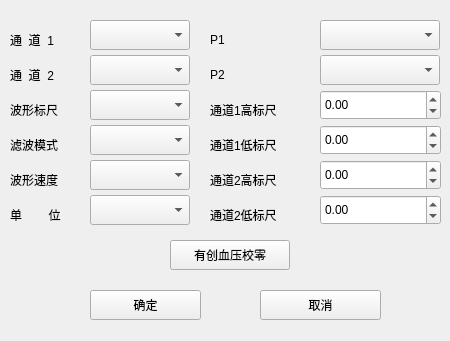
<?xml version="1.0" encoding="UTF-8"?>
<ui version="4.0">
 <class>Form_set_ibp</class>
 <widget class="QWidget" name="Form_set_ibp">
  <property name="geometry">
   <rect>
    <x>0</x>
    <y>0</y>
    <width>450</width>
    <height>341</height>
   </rect>
  </property>
  <property name="windowTitle">
   <string>有创血压设置</string>
  </property>
  <widget class="QLabel" name="label_10">
   <property name="geometry">
    <rect>
     <x>210</x>
     <y>170</y>
     <width>91</width>
     <height>20</height>
    </rect>
   </property>
   <property name="text">
    <string>通道2高标尺</string>
   </property>
  </widget>
  <widget class="QLabel" name="label_12">
   <property name="geometry">
    <rect>
     <x>210</x>
     <y>205</y>
     <width>91</width>
     <height>20</height>
    </rect>
   </property>
   <property name="text">
    <string>通道2低标尺</string>
   </property>
  </widget>
  <widget class="QLabel" name="label_13">
   <property name="geometry">
    <rect>
     <x>10</x>
     <y>205</y>
     <width>71</width>
     <height>20</height>
    </rect>
   </property>
   <property name="text">
    <string>单        位</string>
   </property>
  </widget>
  <widget class="QComboBox" name="comboBox_12">
   <property name="geometry">
    <rect>
     <x>90</x>
     <y>195</y>
     <width>100</width>
     <height>30</height>
    </rect>
   </property>
   <property name="maxVisibleItems">
    <number>3</number>
   </property>
  </widget>
  <widget class="QLabel" name="label_9">
   <property name="geometry">
    <rect>
     <x>10</x>
     <y>135</y>
     <width>71</width>
     <height>20</height>
    </rect>
   </property>
   <property name="text">
    <string>滤波模式</string>
   </property>
  </widget>
  <widget class="QLabel" name="label_4">
   <property name="geometry">
    <rect>
     <x>10</x>
     <y>65</y>
     <width>71</width>
     <height>20</height>
    </rect>
   </property>
   <property name="text">
    <string>通  道  2</string>
   </property>
  </widget>
  <widget class="QLabel" name="label_3">
   <property name="geometry">
    <rect>
     <x>210</x>
     <y>30</y>
     <width>50</width>
     <height>20</height>
    </rect>
   </property>
   <property name="text">
    <string>P1</string>
   </property>
  </widget>
  <widget class="QLabel" name="label_6">
   <property name="geometry">
    <rect>
     <x>210</x>
     <y>100</y>
     <width>91</width>
     <height>20</height>
    </rect>
   </property>
   <property name="text">
    <string>通道1高标尺</string>
   </property>
  </widget>
  <widget class="QComboBox" name="comboBox_4">
   <property name="geometry">
    <rect>
     <x>90</x>
     <y>55</y>
     <width>100</width>
     <height>30</height>
    </rect>
   </property>
   <property name="maxVisibleItems">
    <number>8</number>
   </property>
  </widget>
  <widget class="QComboBox" name="comboBox_10">
   <property name="geometry">
    <rect>
     <x>90</x>
     <y>160</y>
     <width>100</width>
     <height>30</height>
    </rect>
   </property>
   <property name="maxVisibleItems">
    <number>2</number>
   </property>
  </widget>
  <widget class="QLabel" name="label_11">
   <property name="geometry">
    <rect>
     <x>10</x>
     <y>170</y>
     <width>71</width>
     <height>20</height>
    </rect>
   </property>
   <property name="text">
    <string>波形速度</string>
   </property>
  </widget>
  <widget class="QLabel" name="label_5">
   <property name="geometry">
    <rect>
     <x>210</x>
     <y>65</y>
     <width>50</width>
     <height>20</height>
    </rect>
   </property>
   <property name="text">
    <string>P2</string>
   </property>
  </widget>
  <widget class="QComboBox" name="comboBox_2">
   <property name="geometry">
    <rect>
     <x>320</x>
     <y>20</y>
     <width>120</width>
     <height>30</height>
    </rect>
   </property>
   <property name="maxVisibleItems">
    <number>2</number>
   </property>
  </widget>
  <widget class="QComboBox" name="comboBox">
   <property name="geometry">
    <rect>
     <x>90</x>
     <y>20</y>
     <width>100</width>
     <height>30</height>
    </rect>
   </property>
   <property name="maxVisibleItems">
    <number>8</number>
   </property>
  </widget>
  <widget class="QLabel" name="label">
   <property name="geometry">
    <rect>
     <x>10</x>
     <y>30</y>
     <width>71</width>
     <height>20</height>
    </rect>
   </property>
   <property name="text">
    <string>通  道  1</string>
   </property>
  </widget>
  <widget class="QLabel" name="label_8">
   <property name="geometry">
    <rect>
     <x>210</x>
     <y>135</y>
     <width>91</width>
     <height>20</height>
    </rect>
   </property>
   <property name="text">
    <string>通道1低标尺</string>
   </property>
  </widget>
  <widget class="QComboBox" name="comboBox_8">
   <property name="geometry">
    <rect>
     <x>90</x>
     <y>125</y>
     <width>100</width>
     <height>30</height>
    </rect>
   </property>
   <property name="maxVisibleItems">
    <number>2</number>
   </property>
  </widget>
  <widget class="QLabel" name="label_7">
   <property name="geometry">
    <rect>
     <x>10</x>
     <y>100</y>
     <width>71</width>
     <height>20</height>
    </rect>
   </property>
   <property name="text">
    <string>波形标尺</string>
   </property>
  </widget>
  <widget class="QComboBox" name="comboBox_6">
   <property name="geometry">
    <rect>
     <x>90</x>
     <y>90</y>
     <width>100</width>
     <height>30</height>
    </rect>
   </property>
   <property name="maxVisibleItems">
    <number>2</number>
   </property>
  </widget>
  <widget class="QComboBox" name="comboBox_3">
   <property name="geometry">
    <rect>
     <x>320</x>
     <y>55</y>
     <width>120</width>
     <height>30</height>
    </rect>
   </property>
   <property name="maxVisibleItems">
    <number>2</number>
   </property>
  </widget>
  <widget class="QDoubleSpinBox" name="doubleSpinBox">
   <property name="geometry">
    <rect>
     <x>320</x>
     <y>90</y>
     <width>121</width>
     <height>30</height>
    </rect>
   </property>
   <property name="minimum">
    <double>-999.000000000000000</double>
   </property>
   <property name="maximum">
    <double>999.990000000000009</double>
   </property>
  </widget>
  <widget class="QDoubleSpinBox" name="doubleSpinBox_2">
   <property name="geometry">
    <rect>
     <x>320</x>
     <y>125</y>
     <width>121</width>
     <height>30</height>
    </rect>
   </property>
   <property name="minimum">
    <double>-999.000000000000000</double>
   </property>
   <property name="maximum">
    <double>999.000000000000000</double>
   </property>
  </widget>
  <widget class="QDoubleSpinBox" name="doubleSpinBox_3">
   <property name="geometry">
    <rect>
     <x>320</x>
     <y>160</y>
     <width>121</width>
     <height>30</height>
    </rect>
   </property>
   <property name="minimum">
    <double>-999.000000000000000</double>
   </property>
   <property name="maximum">
    <double>999.000000000000000</double>
   </property>
  </widget>
  <widget class="QDoubleSpinBox" name="doubleSpinBox_4">
   <property name="geometry">
    <rect>
     <x>320</x>
     <y>195</y>
     <width>121</width>
     <height>30</height>
    </rect>
   </property>
   <property name="minimum">
    <double>-999.000000000000000</double>
   </property>
   <property name="maximum">
    <double>999.000000000000000</double>
   </property>
  </widget>
  <widget class="QPushButton" name="pushButton">
   <property name="geometry">
    <rect>
     <x>90</x>
     <y>290</y>
     <width>111</width>
     <height>30</height>
    </rect>
   </property>
   <property name="text">
    <string>确定</string>
   </property>
  </widget>
  <widget class="QPushButton" name="pushButton_2">
   <property name="geometry">
    <rect>
     <x>260</x>
     <y>290</y>
     <width>121</width>
     <height>30</height>
    </rect>
   </property>
   <property name="text">
    <string>取消</string>
   </property>
  </widget>
  <widget class="QPushButton" name="pushButton_3">
   <property name="geometry">
    <rect>
     <x>170</x>
     <y>240</y>
     <width>120</width>
     <height>30</height>
    </rect>
   </property>
   <property name="text">
    <string>有创血压校零</string>
   </property>
  </widget>
 </widget>
 <resources/>
 <connections/>
</ui>
